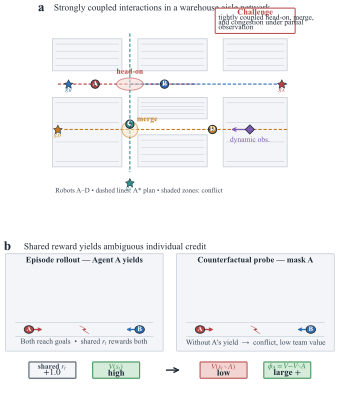

Source code (Python):
"""Fig 2 — Motivation scenario for dual-graph counterfactual MAPPO.

Two panels (stacked) on a single-column canvas:
 (a) Warehouse top-down view showing strongly coupled multi-AGV interactions
     (head-on encounter, intersection conflict, dynamic obstacle proximity).
 (b) Shared-reward credit ambiguity — both agents receive the same r_t, but
     only one yielded.  Counterfactual signal phi_i resolves credit.
"""
from __future__ import annotations
import sys, os
sys.path.insert(0, os.path.dirname(__file__))
import matplotlib.pyplot as plt
from matplotlib.patches import (
    FancyBboxPatch, FancyArrowPatch, Rectangle, Circle, Polygon, Wedge,
    Ellipse,
)
import numpy as np

from _figstyle import (
    PALETTE, apply_style, blank_ax, rbox, text, arrow, labeled_box, save_both,
)

apply_style(font_size=7.0)

fig = plt.figure(figsize=(3.5, 4.2))
gs = fig.add_gridspec(
    2, 1, height_ratios=[1.32, 1.0], hspace=0.22,
    left=0.02, right=0.98, top=0.97, bottom=0.04,
)
ax_a = fig.add_subplot(gs[0])
ax_b = fig.add_subplot(gs[1])

# ============================================================
# Panel a — Warehouse top-down view
# ============================================================
blank_ax(ax_a, xlim=(0, 100), ylim=(0, 75))
ax_a.set_aspect("equal")
ax_a.set_xlim(0, 100); ax_a.set_ylim(0, 75)

# Panel label
text(ax_a, 0.5, 73.5, "a", size=9.5, weight="bold", ha="left")
text(ax_a, 6.5, 73.5, "Strongly coupled interactions in a warehouse aisle network",
     size=6.6, ha="left", color=PALETTE["ink"])

# Aisle layout — rectangular shelves leaving narrow aisles
shelf_color = PALETTE["stage_bg"]
shelf_edge  = PALETTE["stage_edge"]

shelves = [
    # x, y, w, h
    (6, 50, 26, 12),
    (38, 50, 26, 12),
    (70, 50, 24, 12),
    (6, 14, 26, 26),
    (38, 14, 26, 12),
    (38, 32, 26,  8),
    (70, 14, 24, 26),
]
for x, y, w, h in shelves:
    rect = Rectangle((x, y), w, h, facecolor=shelf_color, edgecolor=shelf_edge,
                     linewidth=0.6, zorder=1)
    ax_a.add_patch(rect)
    # stripe lines on shelf
    for sy in np.linspace(y + 2.0, y + h - 2.0, 4):
        ax_a.plot([x + 1.2, x + w - 1.2], [sy, sy],
                  color=PALETTE["stage_edge"], lw=0.4, zorder=1.1)

# A* path lines (faint, dashed) — show two robots routed through aisles
def path_line(pts, color, lw=0.8):
    pts = np.asarray(pts)
    ax_a.plot(pts[:, 0], pts[:, 1], color=color, lw=lw,
              linestyle=(0, (3.0, 1.6)), zorder=2)

# Robot helper
def robot(ax, x, y, hx, hy, color, label, label_dx=0, label_dy=0):
    """Draw an AGV body (circle) with a small heading triangle."""
    body = Circle((x, y), 1.55, facecolor=color, edgecolor=PALETTE["ink"],
                  lw=0.7, zorder=5)
    ax.add_patch(body)
    h = np.array([hx - x, hy - y], dtype=float)
    norm = np.linalg.norm(h)
    if norm > 1e-6:
        h /= norm
        perp = np.array([-h[1], h[0]])
        tip  = np.array([x, y]) + 1.55 * h
        base_l = np.array([x, y]) + 0.55 * perp - 0.25 * h
        base_r = np.array([x, y]) - 0.55 * perp - 0.25 * h
        tri = Polygon(np.vstack([tip, base_l, base_r]), facecolor="white",
                      edgecolor=PALETTE["ink"], lw=0.5, zorder=6)
        ax.add_patch(tri)
    ax.text(x + label_dx, y + label_dy, label, ha="center", va="center",
            fontsize=5.4, weight="bold", color="white", zorder=7)

# Head-on encounter in horizontal aisle (between top shelves and middle shelves)
# Aisle band y ≈ 41..49.  Two robots converge.
path_line([(8, 45), (35, 45), (60, 45)], PALETTE["red"])      # robot A path
path_line([(94, 45), (60, 45), (35, 45)], PALETTE["blue"])    # robot B path

robot(ax_a, 22, 45, 28, 45, PALETTE["red"],   "A")
robot(ax_a, 48, 45, 42, 45, PALETTE["blue"],  "B")

# Conflict zone marker
conflict = Ellipse((35, 45), 10, 4.6, facecolor=PALETTE["red_soft"],
                   edgecolor=PALETTE["red"], lw=0.7, alpha=0.55, zorder=3)
ax_a.add_patch(conflict)
text(ax_a, 35, 49.6, "head-on", size=5.6, color=PALETTE["red"], weight="bold")

# Intersection conflict (vertical + horizontal aisles meet)
# Vertical aisle between left shelves and middle shelves at x≈33..37, going down
path_line([(35, 64), (35, 45), (35, 12)], PALETTE["teal"])
robot(ax_a, 35, 30, 35, 26, PALETTE["teal"], "C")

# Crossing horizontal aisle (between middle bottom shelves and bottom)
path_line([(94, 28), (66, 28), (35, 28), (10, 28)], PALETTE["amber"])
robot(ax_a, 66, 28, 60, 28, PALETTE["amber"], "D")

# Intersection conflict zone
inter = Ellipse((35, 28), 6.0, 6.0, facecolor=PALETTE["amber_soft"],
                edgecolor=PALETTE["amber"], lw=0.7, alpha=0.55, zorder=3)
ax_a.add_patch(inter)
text(ax_a, 41.5, 31.8, "merge", size=5.6, color=PALETTE["amber"], weight="bold")

# Dynamic obstacle (forklift / human) — diamond marker with velocity arrow
dyn_x, dyn_y = 80, 28
diamond = Polygon([(dyn_x, dyn_y + 1.7), (dyn_x + 1.7, dyn_y),
                   (dyn_x, dyn_y - 1.7), (dyn_x - 1.7, dyn_y)],
                  facecolor=PALETTE["violet"], edgecolor=PALETTE["ink"],
                  lw=0.6, zorder=5)
ax_a.add_patch(diamond)
arrow(ax_a, dyn_x, dyn_y, dyn_x - 7, dyn_y, color=PALETTE["violet"], lw=0.9, mut=6)
text(ax_a, 80, 24.0, "dynamic obs.", size=5.4, color=PALETTE["violet"], ha="center")

# Goal pins
def pin(ax, x, y, color, label):
    star = Polygon(
        [(x, y + 1.6), (x + 0.55, y + 0.5), (x + 1.6, y + 0.3),
         (x + 0.8, y - 0.4), (x + 1.0, y - 1.5), (x, y - 0.9),
         (x - 1.0, y - 1.5), (x - 0.8, y - 0.4), (x - 1.6, y + 0.3),
         (x - 0.55, y + 0.5)],
        facecolor=color, edgecolor=PALETTE["ink"], lw=0.4, zorder=6)
    ax.add_patch(star)
    ax.text(x, y - 2.7, label, ha="center", va="center", fontsize=5.0,
            color=color, weight="bold")

pin(ax_a, 92, 45, PALETTE["red"],   "$g_A$")
pin(ax_a, 12, 45, PALETTE["blue"],  "$g_B$")
pin(ax_a, 35, 8,  PALETTE["teal"],  "$g_C$")
pin(ax_a, 8,  28, PALETTE["amber"], "$g_D$")

# Compact legend on bottom-left over the aisle
text(ax_a, 7, 5.0, "Robots A–D • dashed lines: A* plan • shaded zones: conflict",
     size=5.0, color=PALETTE["ink_soft"], ha="left")

# Pain-point callout (top-right, soft box)
callout_x, callout_y, callout_w, callout_h = 67, 64, 30, 9.5
rbox(ax_a, callout_x, callout_y, callout_w, callout_h,
     fc="white", ec=PALETTE["red"], lw=0.7, r=0.4, z=4)
text(ax_a, callout_x + callout_w / 2, callout_y + callout_h - 1.7,
     "Challenge", size=6.0, color=PALETTE["red"], weight="bold")
text(ax_a, callout_x + 1.2, callout_y + callout_h - 3.7,
     "tightly coupled head-on, merge,",
     size=5.4, ha="left", color=PALETTE["ink"])
text(ax_a, callout_x + 1.2, callout_y + callout_h - 5.5,
     "and congestion under partial",
     size=5.4, ha="left", color=PALETTE["ink"])
text(ax_a, callout_x + 1.2, callout_y + callout_h - 7.3,
     "observation",
     size=5.4, ha="left", color=PALETTE["ink"])

# ============================================================
# Panel b — Shared reward → credit ambiguity
# ============================================================
blank_ax(ax_b, xlim=(0, 100), ylim=(0, 56))
ax_b.set_aspect("auto")
ax_b.set_xlim(0, 100); ax_b.set_ylim(0, 56)

text(ax_b, 0.5, 54.5, "b", size=9.5, weight="bold", ha="left")
text(ax_b, 6.5, 54.5, "Shared reward yields ambiguous individual credit",
     size=6.6, ha="left", color=PALETTE["ink"])

# Two-mini-scene strip showing yield vs. pass-through
def mini_scene(x0, w, y0, h, title, color_yield, color_pass, label_y, label_p, sub_text):
    """Small head-on scene inside a rounded panel."""
    rbox(ax_b, x0, y0, w, h, fc=PALETTE["stage_bg"], ec=PALETTE["stage_edge"],
         lw=0.6, r=0.3)
    text(ax_b, x0 + w / 2, y0 + h - 2.5, title, size=6.0, weight="bold")
    # aisle band
    aisle_y = y0 + 8.0
    ax_b.plot([x0 + 3, x0 + w - 3], [aisle_y - 2.6, aisle_y - 2.6],
              color=PALETTE["stage_edge"], lw=0.5)
    ax_b.plot([x0 + 3, x0 + w - 3], [aisle_y + 2.6, aisle_y + 2.6],
              color=PALETTE["stage_edge"], lw=0.5)
    # robots
    rA_x, rB_x = x0 + 7, x0 + w - 7
    if "yields" in sub_text:
        # left agent steps aside; right passes
        body_A = Circle((rA_x, aisle_y + 1.8), 1.4, facecolor=color_yield,
                        edgecolor=PALETTE["ink"], lw=0.6, zorder=5)
        body_B = Circle((rB_x, aisle_y), 1.4, facecolor=color_pass,
                        edgecolor=PALETTE["ink"], lw=0.6, zorder=5)
        ax_b.add_patch(body_A); ax_b.add_patch(body_B)
        arrow(ax_b, rA_x, aisle_y, rA_x, aisle_y + 1.5, color=color_yield,
              lw=0.9, mut=5)
        arrow(ax_b, rB_x, aisle_y, rB_x - 4, aisle_y, color=color_pass,
              lw=0.9, mut=5)
        ax_b.text(rA_x, aisle_y + 1.8, label_y, ha="center", va="center",
                  fontsize=5.0, weight="bold", color="white", zorder=6)
        ax_b.text(rB_x, aisle_y, label_p, ha="center", va="center",
                  fontsize=5.0, weight="bold", color="white", zorder=6)
        ax_b.text(rA_x - 1, aisle_y + 4.4, "yields", fontsize=5.0,
                  color=color_yield, ha="center")
        ax_b.text(rB_x, aisle_y - 4.0, "passes", fontsize=5.0,
                  color=color_pass, ha="center")
    else:
        # both stubborn — collision marker
        body_A = Circle((rA_x, aisle_y), 1.4, facecolor=color_yield,
                        edgecolor=PALETTE["ink"], lw=0.6, zorder=5)
        body_B = Circle((rB_x, aisle_y), 1.4, facecolor=color_pass,
                        edgecolor=PALETTE["ink"], lw=0.6, zorder=5)
        ax_b.add_patch(body_A); ax_b.add_patch(body_B)
        arrow(ax_b, rA_x, aisle_y, rA_x + 4, aisle_y, color=color_yield,
              lw=0.9, mut=5)
        arrow(ax_b, rB_x, aisle_y, rB_x - 4, aisle_y, color=color_pass,
              lw=0.9, mut=5)
        ax_b.text(rA_x, aisle_y, label_y, ha="center", va="center",
                  fontsize=5.0, weight="bold", color="white", zorder=6)
        ax_b.text(rB_x, aisle_y, label_p, ha="center", va="center",
                  fontsize=5.0, weight="bold", color="white", zorder=6)
        mid_x = (rA_x + rB_x) / 2
        bolt = Polygon([(mid_x - 1.4, aisle_y + 1.4), (mid_x + 0.2, aisle_y + 0.3),
                        (mid_x - 0.5, aisle_y + 0.0), (mid_x + 1.4, aisle_y - 1.6),
                        (mid_x - 0.2, aisle_y - 0.3), (mid_x + 0.5, aisle_y + 0.1)],
                       facecolor=PALETTE["red"], edgecolor=PALETTE["red"],
                       lw=0.3, zorder=7)
        ax_b.add_patch(bolt)

    text(ax_b, x0 + w / 2, y0 + 3.0, sub_text, size=5.4,
         color=PALETTE["ink_soft"])

# Two scenes side by side
mini_scene( 1, 47, 16, 36, "Episode rollout — Agent A yields",
           PALETTE["red"], PALETTE["blue"], "A", "B",
           "Both reach goals  •  shared $r_t$ rewards both")
mini_scene(52, 47, 16, 36, "Counterfactual probe — mask A",
           PALETTE["red"], PALETTE["blue"], "A", "B",
           "Without A's yield  →  conflict, low team value")

# Reward annotations under each scene
def reward_chip(ax, x, y, w, h, text_top, value, color, soft):
    rbox(ax, x, y, w, h, fc=soft, ec=color, lw=0.7, r=0.2)
    ax.text(x + w / 2, y + h * 0.65, text_top, ha="center", va="center",
            fontsize=5.4, color=color, weight="bold")
    ax.text(x + w / 2, y + h * 0.28, value, ha="center", va="center",
            fontsize=6.4, color=PALETTE["ink"], weight="bold")

reward_chip(ax_b, 8,  6, 14, 6, "shared $r_t$", "$+1.0$",
            PALETTE["ink_soft"], PALETTE["stage_bg"])
reward_chip(ax_b, 27, 6, 14, 6, "$V(s_t)$", "high",
            PALETTE["green"], PALETTE["green_soft"])

reward_chip(ax_b, 59, 6, 14, 6, "$V(s_t \\setminus A)$", "low",
            PALETTE["red"], PALETTE["red_soft"])
reward_chip(ax_b, 78, 6, 14, 6, "$\\phi_A = V{-}V\\!\\setminus\\!A$",
            "large $+$", PALETTE["green"], PALETTE["green_soft"])

# Arrow linking the two
arrow(ax_b, 49, 9, 53, 9, color=PALETTE["ink"], lw=1.0, mut=8, z=8)

save_both(fig, "fig2_motivation_scenario")
print("Fig2 written.")
